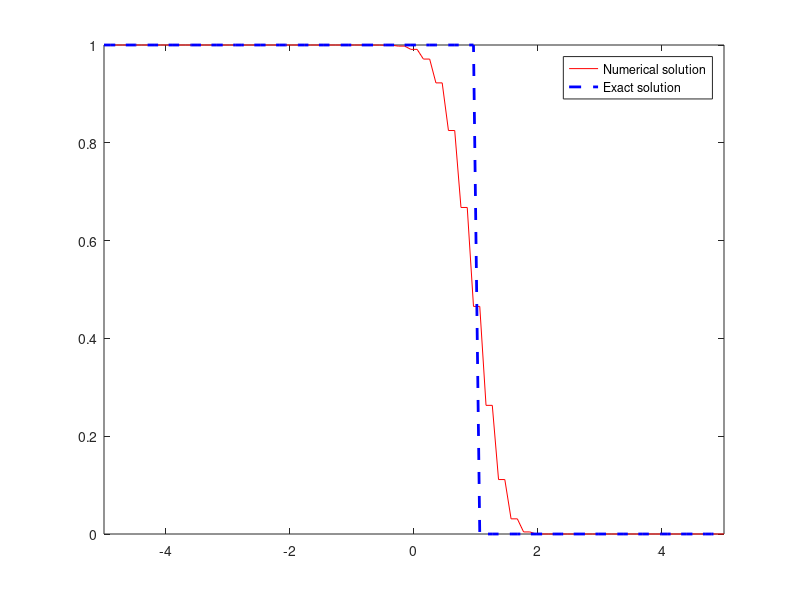

Write the MATLAB code that produced this figure.
%% main_Hyperbolic1D_LaxFriedrichs.m (FDM)
% 
% Solve the initial boundary value problem of the first-order hyperbolic equation 
%  
%     u_t + a*u_x = 0  ( a>0 ),  x \in (xL, xR), t>0
%     u(x,0) = u0(x)         
%     u(0,t) = u0(xL-a*t)    % inflow boundary value condition      
%
% The exact solution is: u(x,t) = u0(x-a*t).
%
% Mesh: xL = x0 < x1 < ... < x_{N-1} < x_N = xR
%
% Lax-Friedrichs scheme (lam = dt/dx):
%
%   u_i^{n+1} - 0.5*( u_{i+1}^n + u_{i-1}^n )        u_{i+1}^n - u_{i-1}^n
%  -------------------------------------------  + a -----------------------  = 0
%                       dt                                  2*dx 
% 
%  or
%
%    u_0^{n+1} = u(0, t_{n+1}) = u0(xL-a*t_{n+1}),       i = 0,
%    u_i^{n+1} = 0.5*( u_{i+1}^n + u_{i-1}^n ) 
%                - 0.5*a*lam*( u_{i+1}^n - u_{i-1}^n ),  i = 1:N-1,
%
%    at x = xR, i.e., i = N, the missing value u_N^{n+1} is obtained by 
%    using the upwind scheme:
%
%    u_N^{n+1} - u_N^n       u_N^n - u_{N-1}^n
%   ------------------- + a ------------------- = 0,  or
%           dt                     dx
%
%    u_N^{n+1} = u_N^n - a*lam*( u_N^n - u_{N-1}^n )
%
% The CFL condition is : a*lambda <= 1, lambda = dt/dx
%
% Copyright (C)  Terence Yu

clc; clear; close all;

%% Parameters
a = 1; 
t0 = 0; tf = 1;  xL = -5; xR = 5;

Nx = 100; 
x = linspace(xL,xR,Nx)'; dx = x(2)-x(1);
lam = 0.5*1/a;  % a*lam = 0.5 < 1
dt = lam*dx;

% initial value
u_init = @(x) (1+0*x).*(x<=0);
%u_init = @(x) (1+0*x).*(x>=0 & x<=1);
%u_init = @(x) sin(pi*x);

%% Finite difference method
u0 = u_init(x);  % t_n 
for t = dt:dt:tf
    uf = zeros(size(x));
    % i = 0
    uf(1) = u_init(xL-a*t);
    % i = 1:N-1: Lax-Friedrichs
    uf(2:end-1) = 0.5*( u0(3:end) + u0(1:end-2) ) ...
                    - 0.5*a*lam*( u0(3:end) - u0(1:end-2) );  
    % i = N: upwind
    uf(end) = u0(end) - a*lam*( u0(end) - u0(end-1) );
    % show
    plot(x,uf,'-r', ...
         x,u_init(x-a*t),'--b','linewidth',2);
    xlim([xL, xR]);
    legend('Numerical solution', 'Exact solution');
    drawnow; 
    % update
    u0 = uf;
end

%% Conclusion
% Lax-Friedrichs scheme is stable
% slight oscillation at discontinuities 
% degenerated accuracy at extrema ( u_0 = @(x) sin(pi*x) )